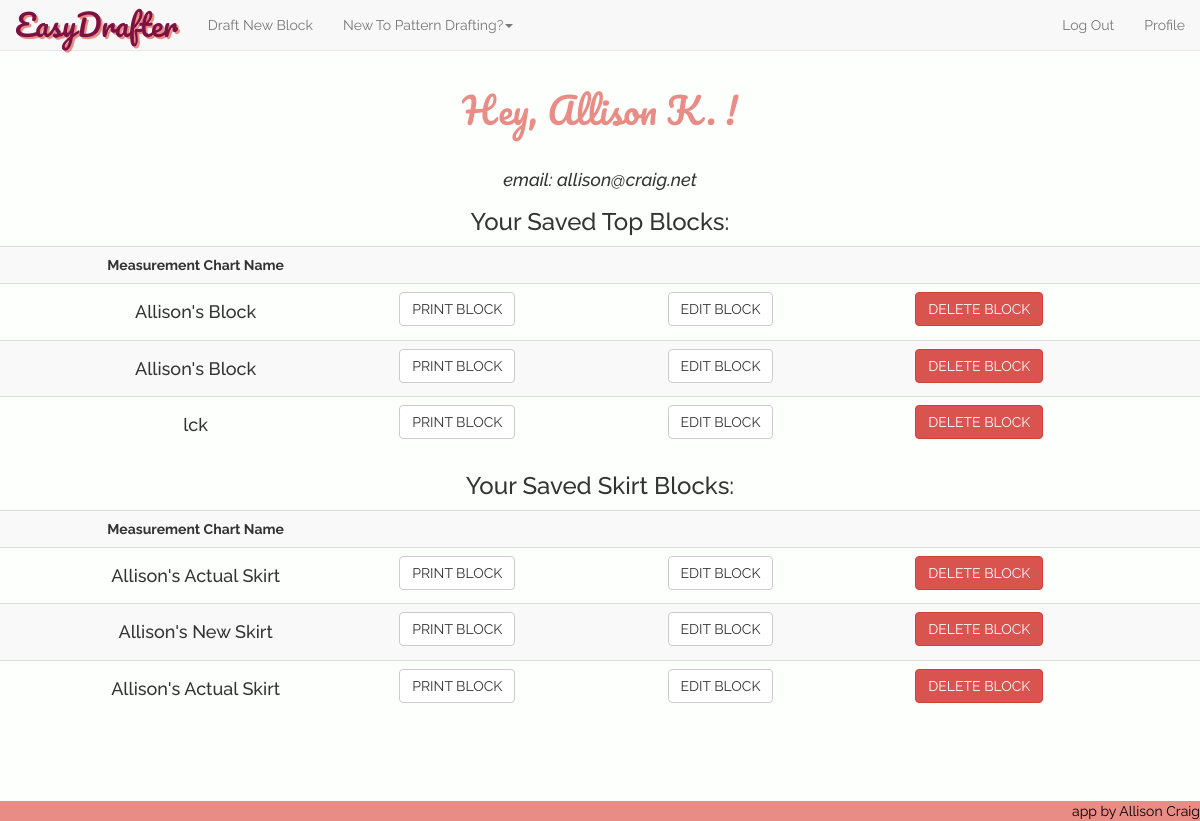
/profile (signed in), run on an earlier commit of the app's database.
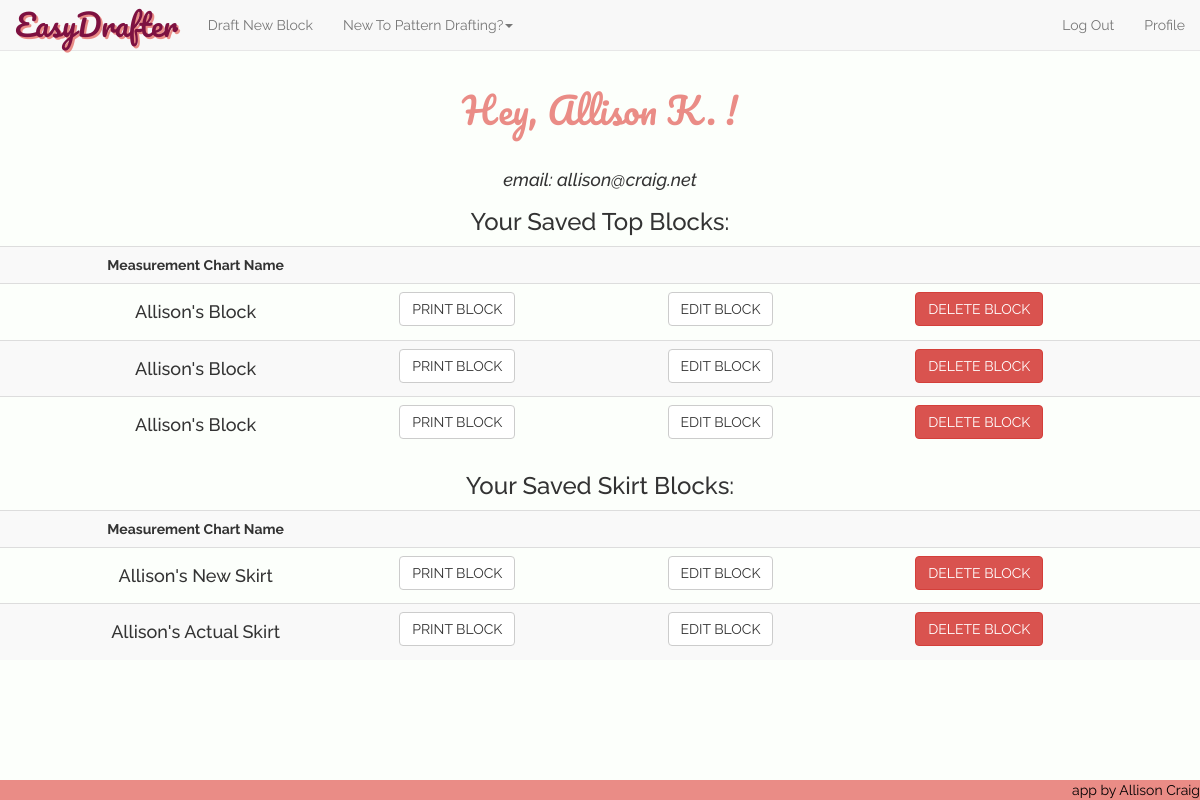
And on a later commit of the database.
### model.py (models this page shows, shortened)
class User(db.Model):
    __tablename__ = "Users"
    user_id = db.Column(db.Integer, autoincrement=True, primary_key=True)
    fb_id = db.Column(db.String(64), unique=True, nullable=True)
    email = db.Column(db.String(64), unique=True, nullable=False)
    password = db.Column(db.String(64), nullable=True)
    fname = db.Column(db.String(15), nullable=False)

class Measurement_Chart_Top(db.Model):
    __tablename__ = "Measurement_Chart_Tops"
    chart_id = db.Column(db.Integer, autoincrement=True, primary_key=True)
    nickname = db.Column(db.Integer, nullable=False)
    user_id = db.Column(db.String(100), db.ForeignKey('Users.user_id'))
    bust = db.Column(db.Integer, nullable=False)
    waist = db.Column(db.Integer, nullable=False)
    full_length = db.Column(db.Integer, nullable=False)
    center_front = db.Column(db.Integer, nullable=False)
    front_shoulder_slope = db.Column(db.Integer, nullable=False)
    strap = db.Column(db.Integer, nullable=False)
    front_across_shoulder = db.Column(db.Integer, nullable=False)
    across_chest = db.Column(db.Integer, nullable=False)
    bust_depth = db.Column(db.Integer, nullable=False)
    shoulder_length = db.Column(db.Integer, nullable=False)
    bust_arc = db.Column(db.Integer, nullable=False)
    bust_span = db.Column(db.Integer, nullable=False)
    waist_arc = db.Column(db.Integer, nullable=False)
    dart_placement = db.Column(db.Integer, nullable=False)
    side_length = db.Column(db.Integer, nullable=False)
    full_length_back = db.Column(db.Integer, nullable=False)
    center_back = db.Column(db.Integer, nullable=False)
    back_shoulder_slope = db.Column(db.Integer, nullable=False)
    across_back = db.Column(db.Integer, nullable=False)
    back_arc = db.Column(db.Integer, nullable=False)
    waist_arc_back = db.Column(db.Integer, nullable=False)
    back_neck = db.Column(db.Integer, nullable=False)
    back_across_shoulder = db.Column(db.Integer, nullable=False)
    back_dart_intake = db.Column(db.Integer, nullable=False)
    user = db.relationship("User",
                           backref=db.backref("Measurement_Chart_Tops"))

class Measurement_Chart_Skirt(db.Model):
    __tablename__ = "Measurement_Chart_Skirts"
    chart_id = db.Column(db.Integer, autoincrement=True, primary_key=True)
    nickname = db.Column(db.Integer, nullable=False)
    user_id = db.Column(db.String(100), db.ForeignKey('Users.user_id'))
    waist = db.Column(db.Integer, nullable=False)
    hip = db.Column(db.Integer, nullable=False)
    center_front_hip_depth = db.Column(db.Integer, nullable=False)
    back_hip_arc = db.Column(db.Integer, nullable=False)
    center_back_hip_depth = db.Column(db.Integer, nullable=False)
    front_hip_arc = db.Column(db.Integer, nullable=False)
    dart_placement = db.Column(db.Integer, nullable=False)
    user = db.relationship("User",
                           backref=db.backref("Measurement_Chart_Skirts"))

### server.py (the view)
@app.route('/profile')
def user_profile_page():
    user_email = session['logged_in_customer_email']
    user = User.query.filter(User.email==user_email).one()
    current_user_id = user.user_id
    saved_blocks_tops = Measurement_Chart_Top.query.filter(Measurement_Chart_Top.user_id==current_user_id).all()
    saved_blocks_skirts = Measurement_Chart_Skirt.query.filter(Measurement_Chart_Skirt.user_id==current_user_id).all()
    return render_template("profile.html", user=user, session=session, savedblockstops=saved_blocks_tops, savedblocksskirts=saved_blocks_skirts)

### server.py (called while the page is built)
@app.before_request
def add_tests():
    g.jasmine_tests = JS_TESTING_MODE

### templates/profile.html (shortened to what this page needs)
{% extends 'base.html' %}
{% block content %}
<center><h1 class='heading-titles'>Hey, {{ user.fname }} !</h1></center>
<br>
<center><i><h4 class="raleway">email: {{ user.email }}</h4></i></center>
{% if savedblockstops %}
<center><h3 class="raleway">Your Saved Top Blocks: </h3></center>
<table class="table table-hover table-striped raleway">
	<th><center>Measurement Chart Name</center></th>
	<th></th>
	<th></th>
	<th></th>
	{% for sblocktop in savedblockstops %}
	<tr class="saved-block">
		<td><center><h4>{{ sblocktop.nickname }}</h4></center></td>
		<td><form action='/print-top/{{sblocktop.chart_id}}'>
			<button class="btn btn-default">PRINT BLOCK</button>
		</form></td>
		<td><form action='/edit-top/{{sblocktop.chart_id}}'>
			<button class="btn btn-default" value="{{ sblocktop.chart_id }}">EDIT BLOCK</button>
		</form></td>
		<td>
			<button class="btn btn-danger delete-btn-top" name='chart-id' value="{{ sblocktop.chart_id }}">DELETE BLOCK</button>
		</td>
	</tr>
	{% endfor %}
</table>
{% endif %}
{% if savedblocksskirts %}
<center><h3 class="raleway">Your Saved Skirt Blocks: </h3></center>
<table class="table table-hover table-striped raleway">
	<th><center>Measurement Chart Name</center></th>
	<th></th>
	<th></th>
	<th></th>
	{% for sblockskirt in savedblocksskirts %}
	<tr class="saved-block">
		<td><center><h4>{{ sblockskirt.nickname }}</h4></center></td>
		<td><form action='/print-skirt/{{sblockskirt.chart_id}}'>
			<button class="btn btn-default">PRINT BLOCK</button>
		</form></td>
		<td><form action='/edit-skirt/{{sblockskirt.chart_id}}'>
			<button class="btn btn-default" value="{{ sblockskirt.chart_id }}">EDIT BLOCK</button>
		</form></td>
		<td>
			<button class="delete-btn-skirt btn btn-danger" name='skirt-id' value="{{ sblockskirt.chart_id }}">DELETE BLOCK</button>
		</td>
	</tr>
	{% endfor %}
</table>
{% endif %}
{% endblock %}

### templates/base.html (shortened to what this page needs)
<!DOCTYPE html>
<html>
<head>
	<link rel='stylesheet' href='/static/css/bootstrap.min.css'>
	<link rel='stylesheet' href='/static/css/style.css'>
</head>
<body>
	<nav class="navbar navbar-default navbar-fixed-top">
		<div class="container-fluid">
			<div class="navbar-header">
				<a class="navbar-brand" id="corner-logo" href="/">EasyDrafter</a>
			</div>
			<div class="collapse navbar-collapse" id="bs-example-navbar-collapse-1">
				<ul class="nav navbar-nav">
				{% if session['current_user_id'] is defined %}
					<li><a href="/choose-block">Draft New Block</a></li>
				{% endif %}
					<li role="presentation" class="dropdown">
						<a class="dropdown-toggle" data-toggle="dropdown" href="#" role="button" aria-haspopup="true" aria-expanded="false">
							New To Pattern Drafting?<span class="caret"></span>
						</a>
					</li>
				</ul>
				<ul class="nav navbar-nav navbar-right">
				{% if session['current_user_id'] is defined %}
					<li><a href="/logout" id="logout">Log Out</a></li>
					<li><a href="/profile" id="profile">Profile</a></li>
				{% else %}
					<li><a href="/login">Log In</a></li>
					<li><a href="/register">Register</a></li>
				{% endif %}
				</ul>
			</div>
		</div>
	</nav>
{% block content %}{% endblock %}
<footer><a href="https://github.com/allisonkcraig" target="blank" id="footer-a">app by Allison Craig</a></footer>
</body>
</html>

### static/css/style.css (style rules this page uses)
.btn { font-family: "Raleway"; }
.heading-titles { font-family: 'Pacifico', cursive; color: #EA8C86; }
#corner-logo { font-family: 'Pacifico', cursive; font-size: 30px; text-decoration: none; text-shadow: 2px 2px #EA8C86; color: #7D1141; }
.navbar { font-family: "Raleway"; }
footer { font-family: "Raleway"; background-color: #EA8C86; position:fixed; left:0px; bottom:0px; height:20px; width:100%; }
#footer-a { text-decoration: none; color: black; float: right; }
.raleway { font-family: "Raleway"; }
body { padding-top: 70px; margin-bottom: 2em; padding-bottom: 4em; background-color: #FCFFFB; }

What changed in the data, as far as the page shows it:
removed Measurement_Chart_Skirt: nickname "Allison's Actual Skirt", {{ sblockskirt.chart_id }} 3 (drawn)
changed Measurement_Chart_Top (number 3 of 3 on the later page): nickname "lck" → "Allison's Block"
